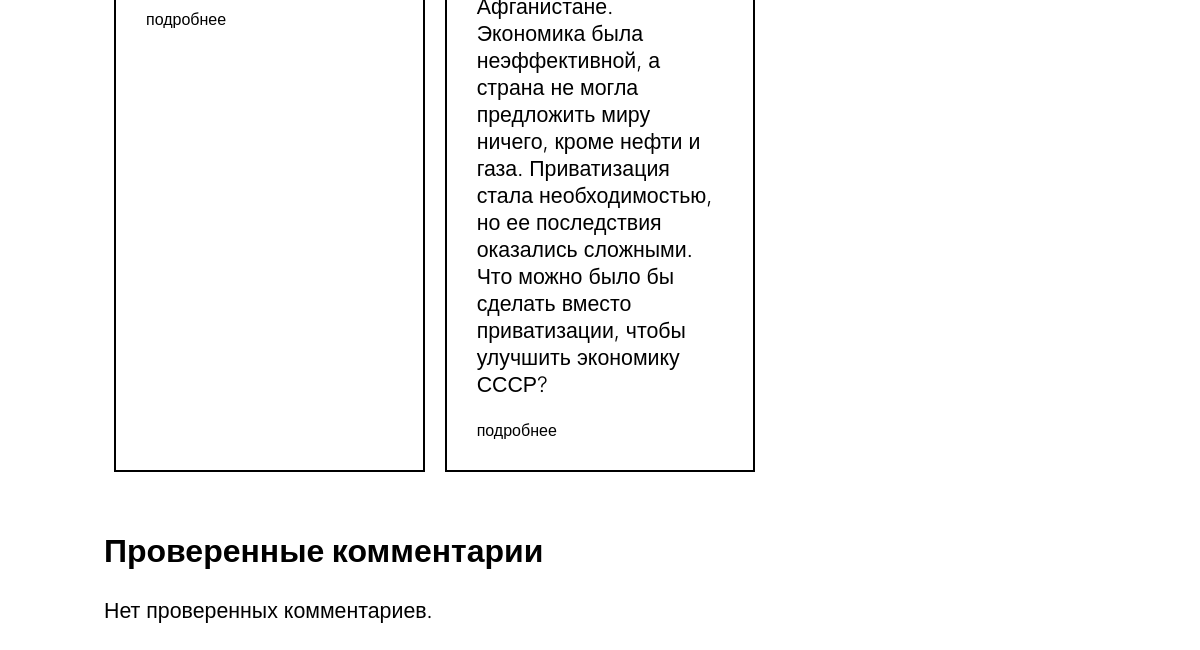
The app's page /catalog/ (lower part), older data.
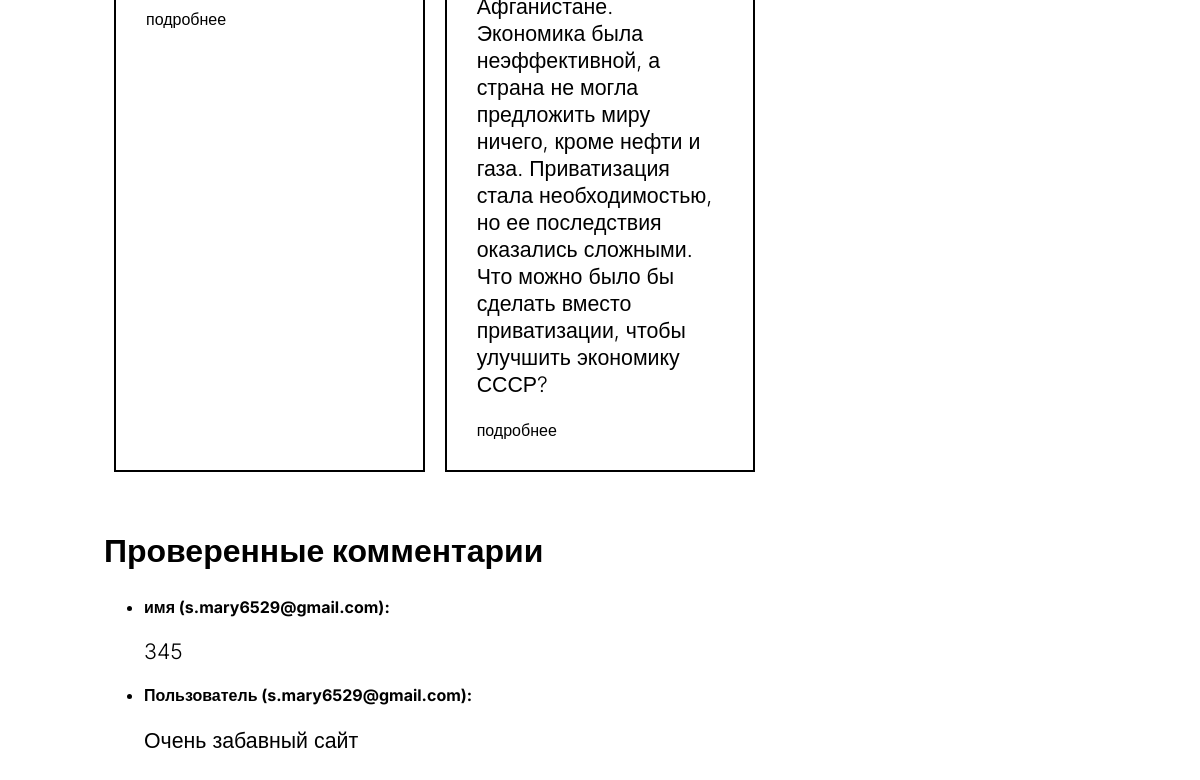
The same page, newer data.
### catalog/models.py (models this page shows, shortened)
class Post(models.Model):
    name = models.CharField(max_length=150, blank=False)
    description = models.CharField(max_length=1000)

class PostComment(models.Model):
    user_name = models.CharField(max_length=20, blank=False)
    email = models.CharField(max_length=100)
    comment = models.CharField(max_length=1000)
    post = models.ForeignKey(Post, on_delete=models.CASCADE)
    is_checked = models.BooleanField(default=False)

### catalog/views.py (the view)
# urls.py: path('', catalog_page),
def catalog_page(request):
    posts = Post.objects.all()
    checked_comments = PostComment.objects.filter(is_checked=True)
    data = {"menu": MENU, "posts": posts, "comments": checked_comments}
    return render(request,"./catalog.html", context=data)

### templates/catalog.html (shortened to what this page needs)
{% extends 'base.html' %}
{% load static %}
{% block content %}
<div class = "grid-card">
{% for el in posts %}
    <div class = "card">
        <p>{{el.description}}</p>
        <a href="/post">подробнее</a>
    </div>
{% endfor %}
</div>
<h2>Проверенные комментарии</h2>
    {% if comments %}
        <ul>
            {% for comment in comments %}
                <li>
                    <strong>{{ comment.user_name }} ({{ comment.email }}):</strong>
                    <p>{{ comment.comment }}</p>
                </li>
            {% endfor %}
        </ul>
    {% else %}
        <p>Нет проверенных комментариев.</p>
    {% endif %}
{% endblock %}

### templates/base.html (shortened to what this page needs)
{% load static %}
<!DOCTYPE html>
<html lang="ru">
<head>
    <link rel="stylesheet" href="{% static 'css/style.css' %}">
</head>
<body>
    <div class="container">
        <div class="content">
            {% block content %}
            {% endblock %}
        </div>
    </div>
</body>
</html>

### static/css/style.css (style rules this page uses)
html { margin: 0 8% 2% 8%; font-family: "Inter", sans-serif; color: black; }
a { text-decoration: none; color: black; }
h2 { font-size: 24pt; }
p { font-size: 16pt; font-weight: 300; }
.grid-card { margin-top: 5%; margin-bottom: 5%; display: grid; grid-template-columns: repeat(3, 1fr); gap: 20px; padding: 10px; }
.card { padding: 30px; border: 2px solid black; }

Row changes from the older to the newer data that the page shows:
added PostComment: user_name "имя", email "s.mary6529@gmail.com", comment "345"
added PostComment: user_name "Пользователь", email "s.mary6529@gmail.com", comment "Очень забавный сайт"
Text that changed along with them:
text no longer shown: "Нет проверенных комментариев."
